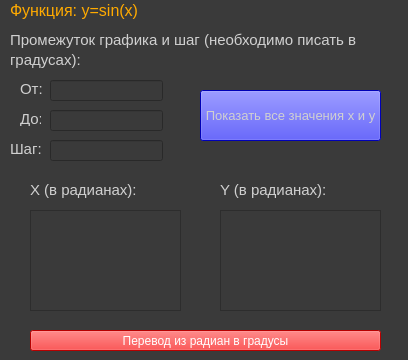
<?xml version="1.0" encoding="UTF-8"?>
<ui version="4.0">
 <class>Widget</class>
 <widget class="QWidget" name="Widget">
  <property name="enabled">
   <bool>true</bool>
  </property>
  <property name="geometry">
   <rect>
    <x>0</x>
    <y>0</y>
    <width>408</width>
    <height>360</height>
   </rect>
  </property>
  <property name="windowTitle">
   <string>Widget</string>
  </property>
  <property name="styleSheet">
   <string notr="true">background-color: rgb(58, 58, 58);
color: rgb(208, 208, 208);
</string>
  </property>
  <widget class="QLabel" name="label_6">
   <property name="geometry">
    <rect>
     <x>30</x>
     <y>180</y>
     <width>111</width>
     <height>21</height>
    </rect>
   </property>
   <property name="text">
    <string>&lt;html&gt;&lt;head/&gt;&lt;body&gt;&lt;p&gt;&lt;span style=&quot; font-size:11pt;&quot;&gt;X (в радианах):&lt;/span&gt;&lt;/p&gt;&lt;/body&gt;&lt;/html&gt;</string>
   </property>
  </widget>
  <widget class="QTextEdit" name="textEdit_2">
   <property name="enabled">
    <bool>true</bool>
   </property>
   <property name="geometry">
    <rect>
     <x>220</x>
     <y>210</y>
     <width>161</width>
     <height>101</height>
    </rect>
   </property>
   <property name="font">
    <font>
     <pointsize>10</pointsize>
    </font>
   </property>
  </widget>
  <widget class="QLabel" name="label_4">
   <property name="geometry">
    <rect>
     <x>10</x>
     <y>0</y>
     <width>151</width>
     <height>21</height>
    </rect>
   </property>
   <property name="styleSheet">
    <string notr="true">color: rgb(255, 170, 0);</string>
   </property>
   <property name="text">
    <string>&lt;html&gt;&lt;head/&gt;&lt;body&gt;&lt;p&gt;&lt;span style=&quot; font-size:12pt;&quot;&gt;Функция: y=sin(x)&lt;/span&gt;&lt;/p&gt;&lt;/body&gt;&lt;/html&gt;</string>
   </property>
  </widget>
  <widget class="QTextEdit" name="textEdit_1">
   <property name="enabled">
    <bool>true</bool>
   </property>
   <property name="geometry">
    <rect>
     <x>30</x>
     <y>210</y>
     <width>151</width>
     <height>101</height>
    </rect>
   </property>
   <property name="font">
    <font>
     <pointsize>10</pointsize>
    </font>
   </property>
  </widget>
  <widget class="QLabel" name="label_7">
   <property name="geometry">
    <rect>
     <x>220</x>
     <y>180</y>
     <width>111</width>
     <height>21</height>
    </rect>
   </property>
   <property name="text">
    <string>&lt;html&gt;&lt;head/&gt;&lt;body&gt;&lt;p&gt;&lt;span style=&quot; font-size:11pt;&quot;&gt;Y (в радианах):&lt;/span&gt;&lt;/p&gt;&lt;/body&gt;&lt;/html&gt;</string>
   </property>
  </widget>
  <widget class="QPushButton" name="pushButton">
   <property name="geometry">
    <rect>
     <x>200</x>
     <y>90</y>
     <width>181</width>
     <height>51</height>
    </rect>
   </property>
   <property name="font">
    <font>
     <pointsize>10</pointsize>
    </font>
   </property>
   <property name="styleSheet">
    <string notr="true">background-color: rgb(0, 0, 255);</string>
   </property>
   <property name="text">
    <string>Показать все значения x и y</string>
   </property>
  </widget>
  <widget class="QLabel" name="label">
   <property name="geometry">
    <rect>
     <x>20</x>
     <y>80</y>
     <width>47</width>
     <height>16</height>
    </rect>
   </property>
   <property name="text">
    <string>&lt;html&gt;&lt;head/&gt;&lt;body&gt;&lt;p&gt;&lt;span style=&quot; font-size:11pt;&quot;&gt;От:&lt;/span&gt;&lt;/p&gt;&lt;/body&gt;&lt;/html&gt;</string>
   </property>
  </widget>
  <widget class="QLabel" name="label_5">
   <property name="geometry">
    <rect>
     <x>10</x>
     <y>30</y>
     <width>411</width>
     <height>21</height>
    </rect>
   </property>
   <property name="text">
    <string>&lt;html&gt;&lt;head/&gt;&lt;body&gt;&lt;p&gt;&lt;span style=&quot; font-size:11pt;&quot;&gt;Промежуток графика и шаг (необходимо писать в&lt;/span&gt;&lt;/p&gt;&lt;/body&gt;&lt;/html&gt;</string>
   </property>
  </widget>
  <widget class="QLabel" name="label_3">
   <property name="geometry">
    <rect>
     <x>10</x>
     <y>140</y>
     <width>47</width>
     <height>16</height>
    </rect>
   </property>
   <property name="text">
    <string>&lt;html&gt;&lt;head/&gt;&lt;body&gt;&lt;p&gt;&lt;span style=&quot; font-size:11pt;&quot;&gt;Шаг:&lt;/span&gt;&lt;/p&gt;&lt;/body&gt;&lt;/html&gt;</string>
   </property>
  </widget>
  <widget class="QLineEdit" name="lineEdit_2">
   <property name="geometry">
    <rect>
     <x>50</x>
     <y>110</y>
     <width>113</width>
     <height>21</height>
    </rect>
   </property>
   <property name="font">
    <font>
     <pointsize>10</pointsize>
    </font>
   </property>
  </widget>
  <widget class="QLineEdit" name="lineEdit_3">
   <property name="geometry">
    <rect>
     <x>50</x>
     <y>140</y>
     <width>113</width>
     <height>21</height>
    </rect>
   </property>
   <property name="font">
    <font>
     <pointsize>10</pointsize>
    </font>
   </property>
  </widget>
  <widget class="QLineEdit" name="lineEdit_1">
   <property name="geometry">
    <rect>
     <x>50</x>
     <y>80</y>
     <width>113</width>
     <height>21</height>
    </rect>
   </property>
   <property name="font">
    <font>
     <pointsize>10</pointsize>
    </font>
   </property>
  </widget>
  <widget class="QLabel" name="label_2">
   <property name="geometry">
    <rect>
     <x>20</x>
     <y>110</y>
     <width>21</width>
     <height>16</height>
    </rect>
   </property>
   <property name="text">
    <string>&lt;html&gt;&lt;head/&gt;&lt;body&gt;&lt;p&gt;&lt;span style=&quot; font-size:11pt;&quot;&gt;До:&lt;/span&gt;&lt;/p&gt;&lt;/body&gt;&lt;/html&gt;</string>
   </property>
  </widget>
  <widget class="QLabel" name="label_8">
   <property name="geometry">
    <rect>
     <x>10</x>
     <y>50</y>
     <width>81</width>
     <height>20</height>
    </rect>
   </property>
   <property name="text">
    <string>&lt;html&gt;&lt;head/&gt;&lt;body&gt;&lt;p&gt;&lt;span style=&quot; font-size:11pt;&quot;&gt;градусах):&lt;/span&gt;&lt;/p&gt;&lt;/body&gt;&lt;/html&gt;</string>
   </property>
  </widget>
  <widget class="QPushButton" name="pushButton_2">
   <property name="geometry">
    <rect>
     <x>30</x>
     <y>330</y>
     <width>351</width>
     <height>21</height>
    </rect>
   </property>
   <property name="styleSheet">
    <string notr="true">background-color: rgb(255, 0, 0);
color: rgb(255, 255, 255);</string>
   </property>
   <property name="text">
    <string>Перевод из радиан в градусы</string>
   </property>
  </widget>
 </widget>
 <resources/>
 <connections/>
</ui>
